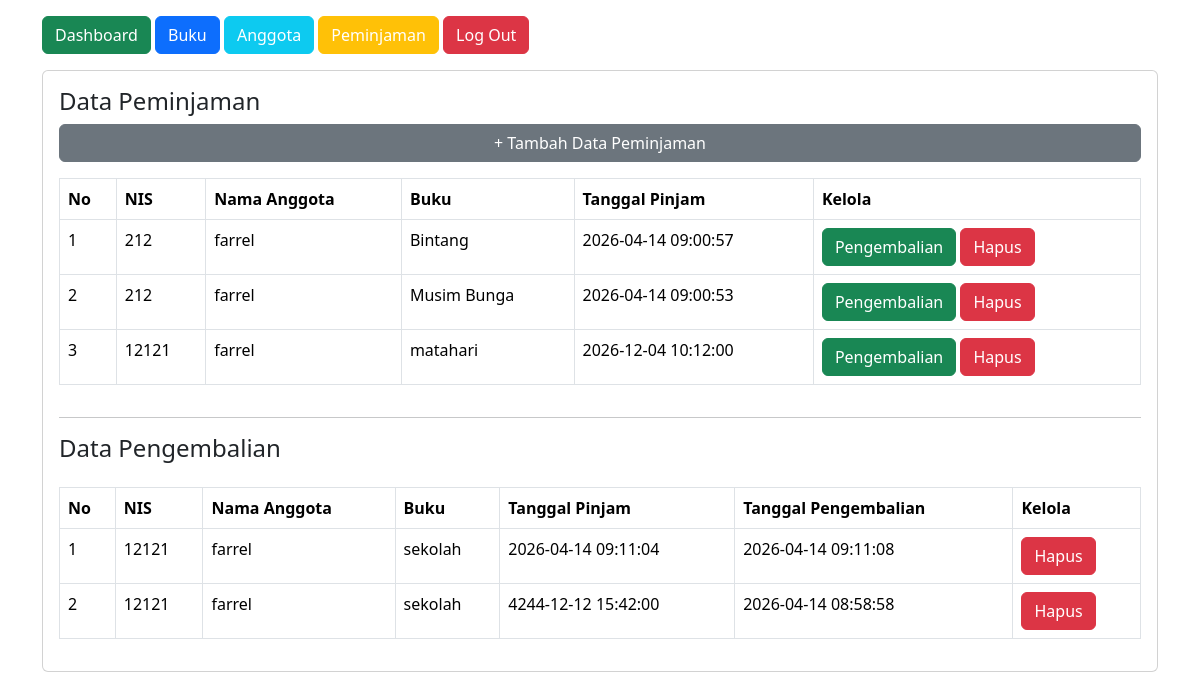
Page /admin/dashboard.php?halaman=data_peminjaman (signed in) on the committed database.
### tables this page shows
CREATE TABLE `transaksi` (
  `id_transaksi` int(11) NOT NULL,
  `id_anggota` int(11) NOT NULL,
  `id_buku` int(11) NOT NULL,
  `tgl_pinjam` datetime NOT NULL DEFAULT current_timestamp(),
  `tgl_kembali` datetime NOT NULL DEFAULT current_timestamp(),
  `status_transaksi` enum('peminjaman','pengembalian') NOT NULL
);

CREATE TABLE `anggota` (
  `id_anggota` int(11) NOT NULL,
  `nis` varchar(20) NOT NULL,
  `nama_anggota` varchar(50) NOT NULL,
  `username` varchar(50) NOT NULL,
  `password` varchar(50) NOT NULL,
  `kelas` varchar(35) NOT NULL
);

CREATE TABLE `buku` (
  `id_buku` int(11) NOT NULL,
  `judul_buku` varchar(100) NOT NULL,
  `pengarang` varchar(100) NOT NULL,
  `penerbit` varchar(100) NOT NULL,
  `tahun_terbit` year(4) NOT NULL,
  `status` enum('tersedia','tidak') NOT NULL,
  `stok` int(11) NOT NULL
);

### Admin/data_peminjaman.php (the view, shortened to what this page needs)
<h4>Data Peminjaman</h4>
<a href="?halaman=input_peminjaman" class="btn btn-secondary">
    + Tambah Data Peminjaman
</a>
<table class="table table-bordered mt-3">
    <tr class="fw-bold">
        <td>No</td>
        <td>NIS</td>
        <td>Nama Anggota</td>
        <td>Buku</td>
        <td>Tanggal Pinjam</td>
        <td>Kelola</td>
    </tr>
    <?php
    include '../koneksi.php';
    $no     = 1;
    $query  = "SELECT*FROM transaksi,buku,anggota
    WHERE buku.id_buku=transaksi.id_buku
    AND anggota.id_anggota=transaksi.id_anggota
    AND transaksi.status_transaksi='Peminjaman'
    ORDER BY transaksi.id_transaksi DESC";
    $data   = mysqli_query($koneksi, $query);
    foreach($data as $pinjam){ ?>
    <tr>
        <td><?= $no++; ?></td>
        <td><?= $pinjam['nis'] ?></td>
        <td><?= $pinjam['nama_anggota'] ?></td>
        <td><?= $pinjam['judul_buku'] ?></td>
        <td><?= $pinjam['tgl_pinjam'] ?></td>
        <td>
            <?php
            $pesan ="Pengembalian buku oleh $pinjam[nama_anggota], Buku $pinjam[judul_buku]";
            $isi   ="'$pesan', $pinjam[id_transaksi], $pinjam[id_buku]";
            ?>
            <a onclick="pengembalian(<?= $isi ?>)" class="btn btn-success"> Pengembalian</a>
            <?php
            $pesan ="Anda Yakin ingin menghapus data $pinjam[nama_anggota], Buku $pinjam[judul_buku]";
            $isi   ="'$pesan', $pinjam[id_transaksi], $pinjam[id_buku]";
            ?>
            <a onclick="pengembalian(<?= $isi ?>)" class="btn btn-danger"> Hapus</a>
        </td>
    </tr>
   <?php } ?>
</table>
<hr>
<h4>Data Pengembalian</h4>
<table class="table table-bordered mt-3">
    <tr class="fw-bold">
        <td>No</td>
        <td>NIS</td>
        <td>Nama Anggota</td>
        <td>Buku</td>
        <td>Tanggal Pinjam</td>
        <td>Tanggal Pengembalian</td>
        <td>Kelola</td>
    </tr>
    <?php
    include'../koneksi.php';
    $no = 1;
    $query  = "SELECT*FROM transaksi,buku,anggota
    WHERE buku.id_buku=transaksi.id_buku
    AND anggota.id_anggota=transaksi.id_anggota
    AND transaksi.status_transaksi='Pengembalian'
    ORDER BY transaksi.id_transaksi DESC";
    $data   = mysqli_query($koneksi, $query);
    foreach($data as $pinjam){ ?>
        <tr>
            <td><?= $no++; ?></td>
            <td><?= $pinjam['nis'] ?></td>
            <td><?= $pinjam['nama_anggota'] ?></td>
            <td><?= $pinjam['judul_buku'] ?></td>
            <td><?= $pinjam['tgl_pinjam'] ?></td>
            <td><?= $pinjam['tgl_kembali'] ?></td>
            <td>
                <?php
                $pesan ="Anda Yakin ingin menghapus data $pinjam[nama_anggota], Buku $pinjam[judul_buku]";
                $isi   ="'$pesan', $pinjam[id_transaksi], $pinjam[id_buku]";
                ?>
                <a onclick="hapus(<?= $isi ?>)" class="btn btn-danger">Hapus</a>
            </td>
        </tr>
    <?php } ?>
</table>

### Admin/dashboard.php (shortened to what this page needs)
<!DOCTYPE html>
<html lang="en">
<head>
    <link rel="stylesheet" href="../css/bootstrap.min.css">
</head>
<body>
    <div class="container mt-3">
        <a href="dashboard.php" class="btn btn-success text-white">Dashboard</a>
        <a href="?halaman=data_buku" class="btn btn-primary text-white">Buku</a>
        <a href="?halaman=data_anggota" class="btn btn-info text-white">Anggota</a>
        <a href="?halaman=data_peminjaman" class="btn btn-warning text-white">Peminjaman</a>
        <a href="logout.php" class="btn btn-danger text-white">Log Out</a>
        <div class="card p-3 mt-3">
            <?php
            $halaman = isset($_GET['halaman']) ? $_GET['halaman'] :'';
            if (file_exists($halaman . ".php")) {
                include $halaman . ".php";
            } ?>
        </div>
    </div>
</body>
</html>

### rows in the picture
transaksi: id_anggota.nis "212", id_anggota.nama_anggota "farrel", id_buku.judul_buku "Bintang", tgl_pinjam "2026-04-14 09:00:57"
transaksi: id_anggota.nis "212", id_anggota.nama_anggota "farrel", id_buku.judul_buku "Musim Bunga", tgl_pinjam "2026-04-14 09:00:53"
transaksi: id_anggota.nis "12121", id_anggota.nama_anggota "farrel", id_buku.judul_buku "matahari", tgl_pinjam "2026-12-04 10:12:00"
transaksi: id_anggota.nis "12121", id_anggota.nama_anggota "farrel", id_buku.judul_buku "sekolah", tgl_pinjam "2026-04-14 09:11:04", tgl_kembali "2026-04-14 09:11:08"
transaksi: id_anggota.nis "12121", id_anggota.nama_anggota "farrel", id_buku.judul_buku "sekolah", tgl_pinjam "4244-12-12 15:42:00", tgl_kembali "2026-04-14 08:58:58"
